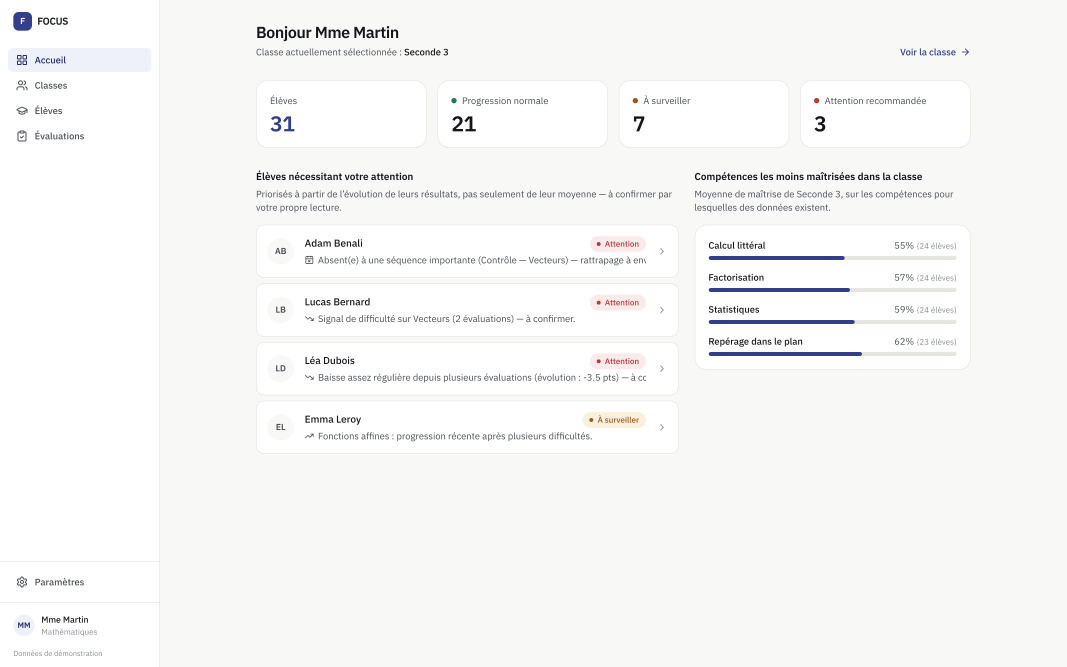
#> input picture FOCUS_CINEMATIC_AD/assets/ui/dashboard.png, 3200 x 2000 px (shown at 1/3 size); its folder holds 7 pictures in this run; the run also reads 1 picture not shown here
$ python ui_shots.py
#> lines starting #> are read from the running program, lines starting #| are printed output that depends on the picture
"""Sequence 4B-4D: the REAL FOCUS prototype interface, filmed with a virtual
macro camera (no UI is invented or modified: every pixel of the screen comes
from assets/ui/*.png, captured from the running prototype by capture_ui.py).

The "camera" is a moving crop with a slight perspective tilt and a shallow
focus band, as if a lens were gliding over the laptop screen. A cursor is drawn
where the real hover/click happened during the capture.

Writes renders/ui/<shot>/u_####.png (1920x1080, linear-ish sRGB; graded later
with the same look as the 3D shots).
"""
import math
import os
import sys

import numpy as np
from PIL import Image, ImageDraw, ImageFilter

ROOT = os.path.dirname(os.path.dirname(os.path.abspath(__file__)))
UI = os.path.join(ROOT, "assets", "ui")
OUT = os.path.join(ROOT, "renders", "ui")
W, H = 1920, 1080
DPR = 2.0


def load(name):
    return Image.open(os.path.join(UI, name)).convert("RGB")


def box(name):
    x, y, w, h = (float(v) for v in open(os.path.join(UI, name)).read().split())
    return np.array([x, y, w, h]) * DPR


def ease(u):
    u = min(max(u, 0.0), 1.0)
    return u * u * u * (u * (6 * u - 15) + 10)


def lerp(a, b, u):
    return np.asarray(a, float) + (np.asarray(b, float) - np.asarray(a, float)) * u


def cursor_img(scale=1.0):
#> called with scale = 1
    s = int(64 * scale)
    im = Image.new("RGBA", (s, s), (0, 0, 0, 0))
#> im: PIL image 64x64 RGBA; every value is 0
    d = ImageDraw.Draw(im)
    pts = [(0, 0), (0, 44), (11, 34), (19, 52), (26, 49), (18, 31), (33, 31)]
    pts = [(4 + x * scale * 0.9, 4 + y * scale * 0.9) for x, y in pts]
    sh = Image.new("RGBA", (s, s), (0, 0, 0, 0))
    ImageDraw.Draw(sh).polygon([(x + 2, y + 3) for x, y in pts], fill=(0, 0, 0, 110))
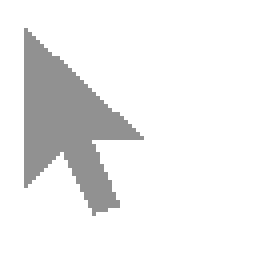
#> sh: PIL image 64x64 RGBA (shown 4 times larger); mean R, G, B, A 0, 0, 0, 17.6; transparent parts drawn white
    sh = sh.filter(ImageFilter.GaussianBlur(2.5))
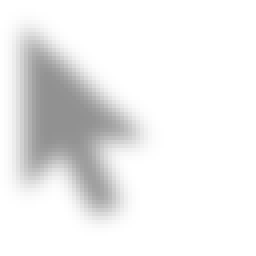
#> sh: PIL image 64x64 RGBA (shown 4 times larger); mean R, G, B, A 0, 0, 0, 17.6; transparent parts drawn white
    im.alpha_composite(sh)
    d.polygon(pts, fill=(18, 18, 20, 255), outline=(255, 255, 255, 255))
    d.line(pts + [pts[0]], fill=(255, 255, 255, 255), width=max(2, int(2.2 * scale)))
    return im


CURSOR = cursor_img(1.0)
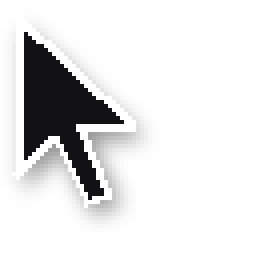
#> CURSOR: PIL image 64x64 RGBA (shown 4 times larger); mean R, G, B, A 19.3, 19.3, 19.5, 48.3; transparent parts drawn white


# [59 lines left out: functions perspective_coeffs, render_frame, shot, not called in this run]


def blend(a, b, t):
    return Image.blend(a, b, float(min(max(t, 0), 1)))


# ------------------------------------------------------------------ 4B dashboard
dash = load("dashboard.png")
#> in load, returned value is the input picture: PIL image 3200x2000 RGB; mean R, G, B 247.1, 247, 246.8
dash_h = load("dashboard_hover_lucas.png")
lb = box("dashboard_lucas_box.txt")            # "Lucas Bernard" text box (CSS px -> screenshot px)
#> (the run stopped early here; a loop or call above may not have finished)
